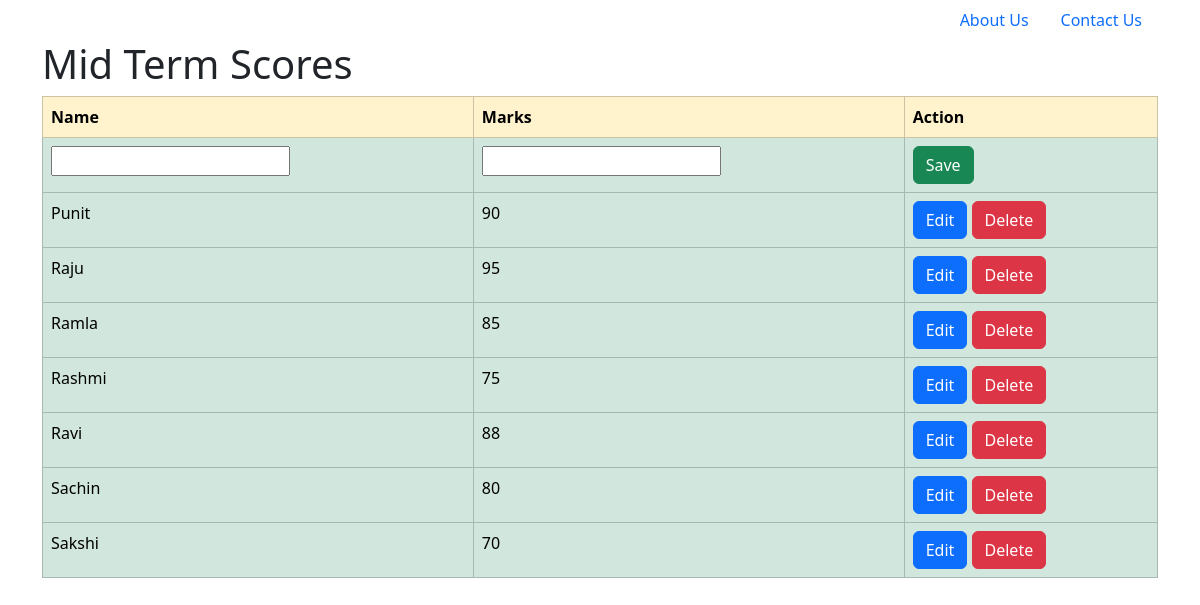
The page / on the database its author committed.
### score/models.py (models this page shows, shortened)
class Score(models.Model):
    name = models.CharField(max_length=40)
    marks = models.PositiveSmallIntegerField()
    class Meta:
        ordering = ['name']

### score/views.py (the view, shortened to what this page needs)
# urls.py: path('', views.index, name="index"),
def index(request):
    scores = Score.objects.all()
    form = ScoreForm()
    context['student_data'] = scores
    context['title'] = 'Home'
    context['form'] = form
    return render(request, 'index.html', context)

### score/forms.py
class ScoreForm(forms.ModelForm):
    class Meta:
        model = Score
        fields = ['name', 'marks']

### score/templates/index.html (shortened to what this page needs)
{% extends 'base.html' %}
{% block content %}
<ul class="nav justify-content-end">
    <li class="nav-item">
      <a class="nav-link active" aria-current="page" href="{% url 'about' %}">About Us</a>
    </li>
    <li class="nav-item">
      <a class="nav-link" href="{% url 'contact_tag' %}" >Contact Us</a>
    </li>
  </ul>
<h1>Mid Term Scores</h1>
<form method="POST" action="{% url 'index' %}">
<table class="table table-bordered table-success">
    <tr class="table-warning"><th>Name</th> <th>Marks</th><th>Action</th></tr>
    {% if not form.instance.id %}
    <tr>
       {% include 'save.html' %}
    </tr>
    {% endif %}
    {% for item in student_data %}
    <tr>
        {% if form.instance.id == item.id %}
        {% include 'save.html' %}
        {% else %}
        <td>{{item.name}}</td>
        <td>{{item.marks}}</td>
        <td><button formnovalidate class="btn btn-primary" name="edit" value="{{ item.id }}">Edit</button>
            <button formnovalidate class="btn btn-danger" name="delete" value="{{ item.id }}">Delete</button>
        </td>
        {% endif %}
    </tr>
    {% endfor %}
</table>
</form>
<br>
{% endblock %}

### score/templates/base.html (shortened to what this page needs)
<!DOCTYPE html>
<html>
    <head>
        <link href="https://cdn.jsdelivr.net/npm/bootstrap@5.3.3/dist/css/bootstrap.min.css" rel="stylesheet">
    </head>
    <body>
    <div class="container">
        {% block content %}
        {% endblock %}
    </div>
    </body>
</html>

### score/templates/save.html
{% for field in form %}
<td>{{ field }}</td>
{% endfor %}
<td><button class="btn btn-success" name="save" value="{{ item.id }}">Save</button></td>

### rows shown on the page
Score: name "Punit", marks "90", {{ item.id }} 2 (drawn)
Score: name "Raju", marks "95", {{ item.id }} 3 (drawn)
Score: name "Ramla", marks "85", {{ item.id }} 4 (drawn)
Score: name "Rashmi", marks "75", {{ item.id }} 5 (drawn)
Score: name "Ravi", marks "88", {{ item.id }} 20 (drawn)
Score: name "Sachin", marks "80", {{ item.id }} 19 (drawn)
Score: name "Sakshi", marks "70", {{ item.id }} 16 (drawn)
